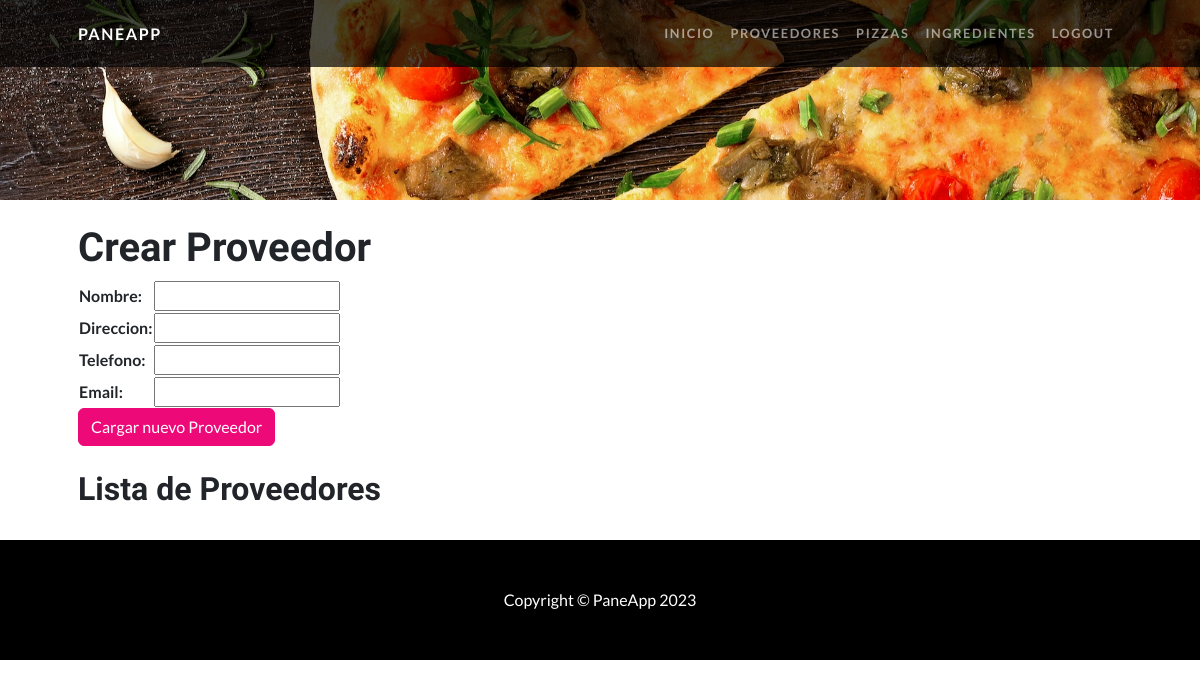
Page /PaneApp/Proveedores/ (signed in) on the earlier database version.
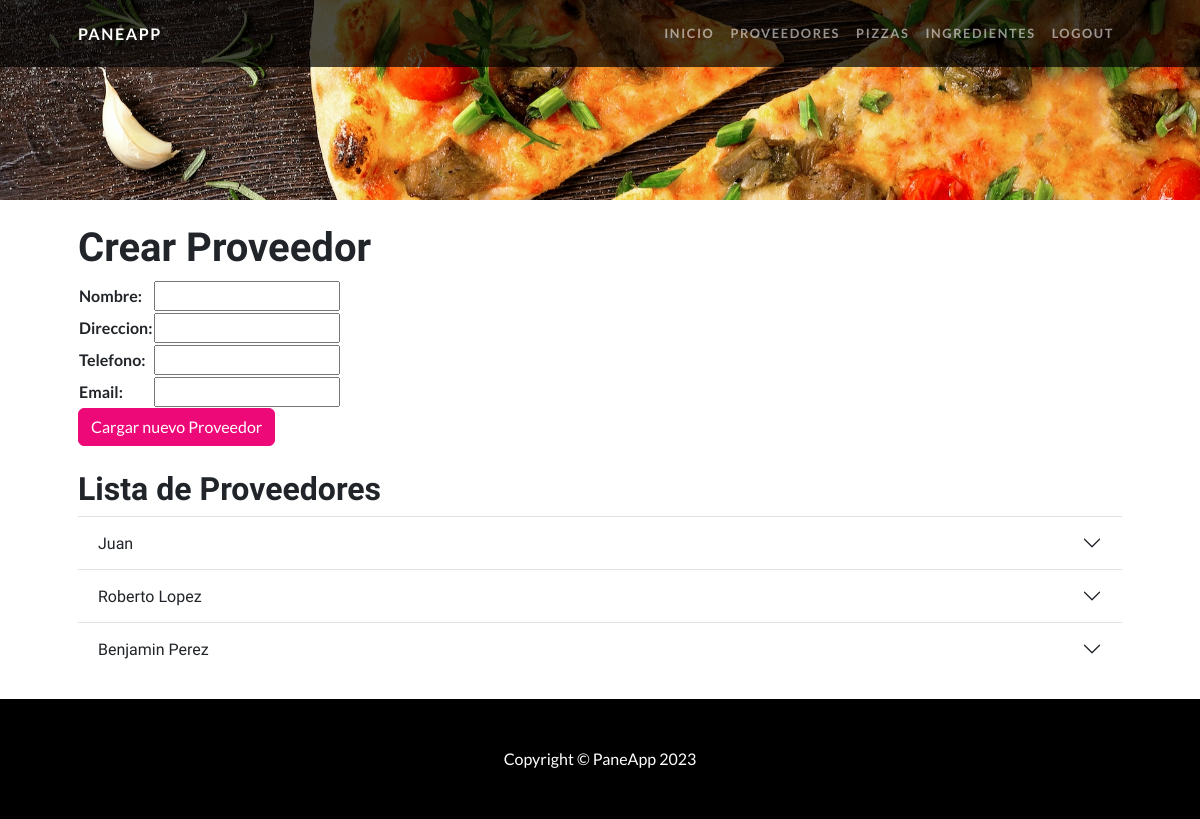
Same page on the later database version.
### PaneApp/models.py (models this page shows, shortened)
class Proveedor(models.Model):
    nombre = models.CharField(max_length=100)
    direccion = models.CharField(max_length=255)
    telefono = models.CharField(max_length=15)
    email = models.EmailField()

### PaneApp/views.py (the view)
# urls.py: path('Proveedores/', views.crear_proveedor, name='proveedores'),
@login_required
def crear_proveedor(request):
    if request.method == 'POST':
        miForm = ProveedorForm(request.POST)
        if miForm.is_valid():
            informacion = miForm.cleaned_data
            miForm.save()
            return redirect('proveedores')  # Redirige a la página de lista de proveedores
    else:
        miForm = ProveedorForm()
    proveedores = Proveedor.objects.all()
    return render(request, 'PaneApp/proveedores.html', {'miForm': miForm, 'proveedores': proveedores})

### PaneApp/forms.py
class ProveedorForm(forms.ModelForm):
    class Meta:
        model = Proveedor
        fields = ['nombre', 'direccion', 'telefono', 'email']

### PaneApp/templates/PaneApp/proveedores.html (shortened to what this page needs)
{% extends 'PaneApp/padre.html' %}
{% load static %}
{% block contenidoDinamico %}
        <section id="scroll">
            <div class="container px-5">
                <div class="row gx-5 align-items-center">
                    <div class="col-lg-6 order-lg-2">
                        <h1>Crear Proveedor</h1>
                        <form action='' method="post"> {% csrf_token %}
                            <table>
                                {{ miForm.as_table }}
                            </table>
                            <button type="submit" class="btn btn-primary">Cargar nuevo Proveedor</button>
                        </form>
                    </div>
                </div>
            </div>
        </section>
        <section>
            <div class="accordion accordion-flush container px-5" id="accordionFlushExample">
                <br>
                <h2>Lista de Proveedores</h2>
                {% for proveedor in proveedores %}
                    <div class="accordion-item">
                        <h2 class="accordion-header">
                            <button class="accordion-button collapsed" type="button" data-bs-toggle="collapse" data-bs-target="#collapse{{ proveedor.id }}" aria-expanded="false" aria-controls="collapse{{ proveedor.id }}">
                                {{ proveedor.nombre }}
                            </button>
                        </h2>
                    </div>
                {% endfor %}
            </div>
        </section>
{% endblock %}

Differences in the rows shown:
added Proveedor: nombre "Juan"
added Proveedor: nombre "Roberto Lopez"
added Proveedor: nombre "Benjamin Perez"
